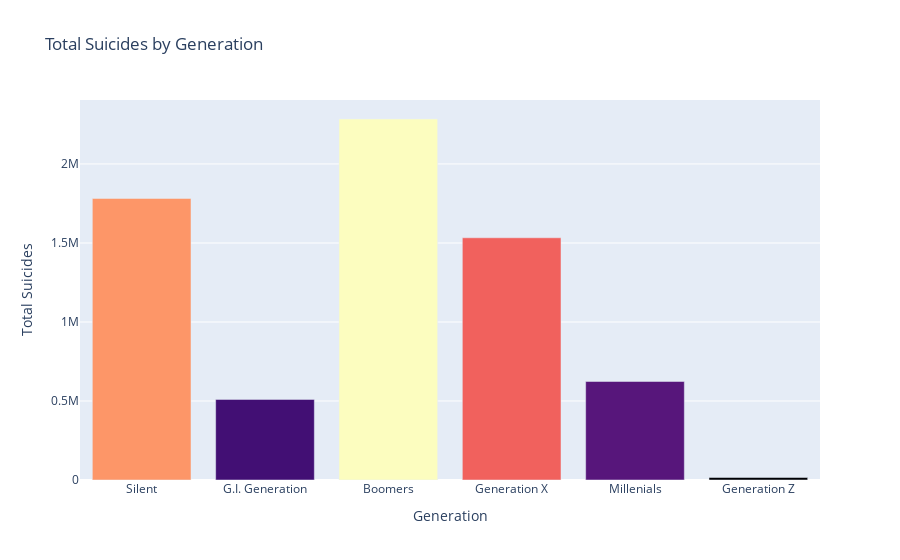

The cell this chart's notebook holds for it:
### Markdown cell above
## <a id='5'> 5. Age Group Analysis </a>

### <a id='5.1'>5.1 Suicides by Generations </a>

### Code cell
suicides_by_generation = []
for generation in df['generation'].unique():
    suicides_by_generation.append(sum(df[df['generation'] == generation]['suicides']))

fig = px.bar(
    x=df['generation'].unique(),
    y=suicides_by_generation,
    color=suicides_by_generation,  
    color_continuous_scale='magma',
    labels={'x': 'Generation', 'y': 'Total Suicides'},
    title='Total Suicides by Generation',
)

# customize the appearance
fig.update_layout(
    coloraxis_colorbar=dict(title='Total Suicides'),
    coloraxis_showscale=False  # Hide the color scale
)

# show the plot
fig.show()

### Figure 1 — Plotly figure (JSON) as saved in the notebook; plotly's stock layout.template omitted (floating-point values rounded to 4 significant figures)
{"data": [{"alignmentgroup": "True", "hovertemplate": "Generation=%{x}<br>Total Suicides=%{y}<br>color=%{marker.color}<extra></extra>", "legendgroup": "", "marker": {"color": [1781744, 510009, 2284498, 1532804, 623459, 15906], "coloraxis": "coloraxis", "pattern": {"shape": ""}}, "name": "", "offsetgroup": "", "orientation": "v", "showlegend": false, "textposition": "auto", "type": "bar", "x": ["Silent", "G.I. Generation", "Boomers", "Generation X", "Millenials", "Generation Z"], "xaxis": "x", "y": [1781744, 510009, 2284498, 1532804, 623459, 15906], "yaxis": "y"}], "layout": {"barmode": "relative", "coloraxis": {"colorbar": {"title": {"text": "Total Suicides"}}, "colorscale": [[0, "#000004"], [0.1111, "#180f3d"], [0.2222, "#440f76"], [0.3333, "#721f81"], [0.4444, "#9e2f7f"], [0.5556, "#cd4071"], [0.6667, "#f1605d"], [0.7778, "#fd9668"], [0.8889, "#feca8d"], [1, "#fcfdbf"]], "showscale": false}, "legend": {"tracegroupgap": 0}, "title": {"text": "Total Suicides by Generation"}, "xaxis": {"anchor": "y", "domain": [0, 1], "title": {"text": "Generation"}}, "yaxis": {"anchor": "x", "domain": [0, 1], "title": {"text": "Total Suicides"}}}}
